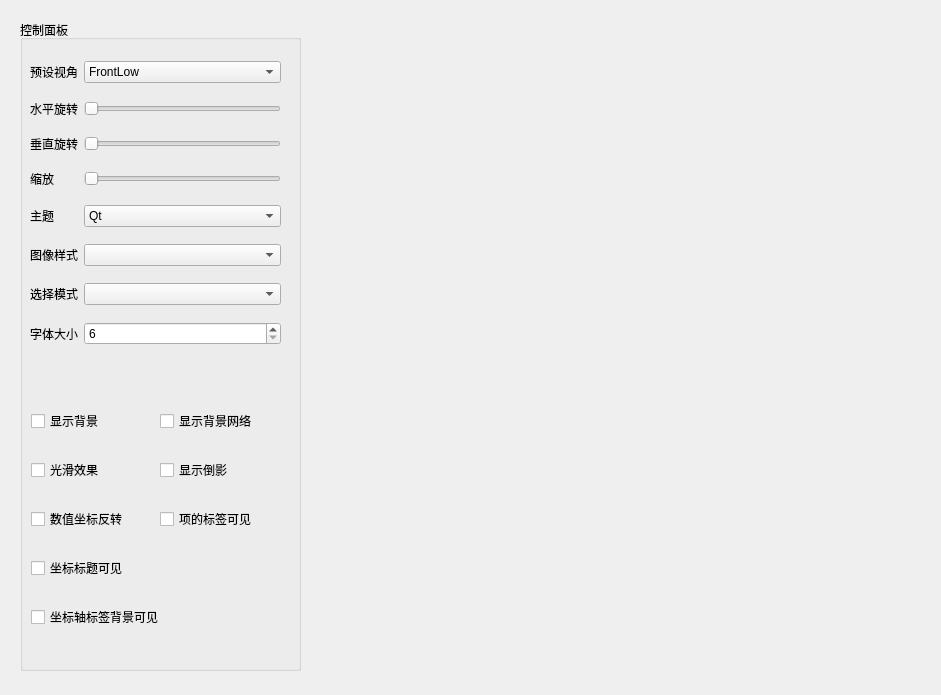
<?xml version="1.0" encoding="UTF-8"?>
<ui version="4.0">
 <class>Dialog</class>
 <widget class="QDialog" name="Dialog">
  <property name="geometry">
   <rect>
    <x>0</x>
    <y>0</y>
    <width>941</width>
    <height>695</height>
   </rect>
  </property>
  <property name="windowTitle">
   <string>DIP 3-D display</string>
  </property>
  <widget class="QGroupBox" name="groupBox">
   <property name="geometry">
    <rect>
     <x>20</x>
     <y>20</y>
     <width>281</width>
     <height>651</height>
    </rect>
   </property>
   <property name="title">
    <string>控制面板</string>
   </property>
   <widget class="QWidget" name="gridLayoutWidget">
    <property name="geometry">
     <rect>
      <x>10</x>
      <y>30</y>
      <width>251</width>
      <height>311</height>
     </rect>
    </property>
    <layout class="QGridLayout" name="gridLayout">
     <item row="2" column="0">
      <widget class="QLabel" name="label_3">
       <property name="text">
        <string>垂直旋转</string>
       </property>
      </widget>
     </item>
     <item row="1" column="0">
      <widget class="QLabel" name="label_2">
       <property name="text">
        <string>水平旋转</string>
       </property>
      </widget>
     </item>
     <item row="6" column="0">
      <widget class="QLabel" name="label_7">
       <property name="text">
        <string>选择模式</string>
       </property>
      </widget>
     </item>
     <item row="3" column="0">
      <widget class="QLabel" name="label_4">
       <property name="text">
        <string>缩放</string>
       </property>
      </widget>
     </item>
     <item row="0" column="1">
      <widget class="QComboBox" name="comboCamera">
       <property name="currentText">
        <string>FrontLow</string>
       </property>
       <property name="currentIndex">
        <number>0</number>
       </property>
       <item>
        <property name="text">
         <string>FrontLow</string>
        </property>
       </item>
       <item>
        <property name="text">
         <string>Front</string>
        </property>
       </item>
       <item>
        <property name="text">
         <string>FrontHigh</string>
        </property>
       </item>
       <item>
        <property name="text">
         <string>LeftLow</string>
        </property>
       </item>
       <item>
        <property name="text">
         <string>Left</string>
        </property>
       </item>
       <item>
        <property name="text">
         <string>LeftHigh</string>
        </property>
       </item>
       <item>
        <property name="text">
         <string>RightLow</string>
        </property>
       </item>
       <item>
        <property name="text">
         <string>Right</string>
        </property>
       </item>
       <item>
        <property name="text">
         <string>RightHigh</string>
        </property>
       </item>
       <item>
        <property name="text">
         <string/>
        </property>
       </item>
      </widget>
     </item>
     <item row="0" column="0">
      <widget class="QLabel" name="label">
       <property name="text">
        <string>预设视角</string>
       </property>
      </widget>
     </item>
     <item row="5" column="0">
      <widget class="QLabel" name="label_6">
       <property name="text">
        <string>图像样式</string>
       </property>
      </widget>
     </item>
     <item row="4" column="0">
      <widget class="QLabel" name="label_5">
       <property name="text">
        <string>主题</string>
       </property>
      </widget>
     </item>
     <item row="7" column="0">
      <widget class="QLabel" name="label_8">
       <property name="text">
        <string>字体大小</string>
       </property>
      </widget>
     </item>
     <item row="1" column="1">
      <widget class="QSlider" name="sliderH">
       <property name="orientation">
        <enum>Qt::Horizontal</enum>
       </property>
      </widget>
     </item>
     <item row="2" column="1">
      <widget class="QSlider" name="sliderV">
       <property name="orientation">
        <enum>Qt::Horizontal</enum>
       </property>
      </widget>
     </item>
     <item row="3" column="1">
      <widget class="QSlider" name="sliderZoom">
       <property name="orientation">
        <enum>Qt::Horizontal</enum>
       </property>
      </widget>
     </item>
     <item row="4" column="1">
      <widget class="QComboBox" name="cBoxTheme">
       <item>
        <property name="text">
         <string>Qt</string>
        </property>
       </item>
       <item>
        <property name="text">
         <string>Primary Colors</string>
        </property>
       </item>
       <item>
        <property name="text">
         <string>Digia</string>
        </property>
       </item>
       <item>
        <property name="text">
         <string>Stone Moss</string>
        </property>
       </item>
      </widget>
     </item>
     <item row="5" column="1">
      <widget class="QComboBox" name="cBoxBarStyle"/>
     </item>
     <item row="6" column="1">
      <widget class="QComboBox" name="cBoxSelectionMode"/>
     </item>
     <item row="7" column="1">
      <widget class="QSpinBox" name="spinBox">
       <property name="minimum">
        <number>6</number>
       </property>
      </widget>
     </item>
    </layout>
   </widget>
   <widget class="QWidget" name="gridLayoutWidget_2">
    <property name="geometry">
     <rect>
      <x>11</x>
      <y>370</y>
      <width>251</width>
      <height>261</height>
     </rect>
    </property>
    <layout class="QGridLayout" name="gridLayout_2">
     <item row="2" column="0">
      <widget class="QCheckBox" name="checkBox_4">
       <property name="text">
        <string>数值坐标反转</string>
       </property>
      </widget>
     </item>
     <item row="0" column="0">
      <widget class="QCheckBox" name="chkBoxBackground">
       <property name="text">
        <string>显示背景</string>
       </property>
      </widget>
     </item>
     <item row="1" column="0">
      <widget class="QCheckBox" name="checkBox_3">
       <property name="text">
        <string>光滑效果</string>
       </property>
      </widget>
     </item>
     <item row="0" column="1">
      <widget class="QCheckBox" name="chkBoxGrid">
       <property name="text">
        <string>显示背景网络</string>
       </property>
      </widget>
     </item>
     <item row="1" column="1">
      <widget class="QCheckBox" name="checkBox_7">
       <property name="text">
        <string>显示倒影</string>
       </property>
      </widget>
     </item>
     <item row="2" column="1">
      <widget class="QCheckBox" name="chkBoxItemLabel">
       <property name="text">
        <string>项的标签可见</string>
       </property>
      </widget>
     </item>
     <item row="3" column="0" colspan="2">
      <widget class="QCheckBox" name="checkBox_5">
       <property name="text">
        <string>坐标标题可见</string>
       </property>
      </widget>
     </item>
     <item row="4" column="0" colspan="2">
      <widget class="QCheckBox" name="checkBox_6">
       <property name="text">
        <string>坐标轴标签背景可见</string>
       </property>
      </widget>
     </item>
    </layout>
   </widget>
  </widget>
  <widget class="QWidget" name="widget" native="true">
   <property name="geometry">
    <rect>
     <x>319</x>
     <y>29</y>
     <width>601</width>
     <height>641</height>
    </rect>
   </property>
  </widget>
 </widget>
 <resources/>
 <connections/>
</ui>
